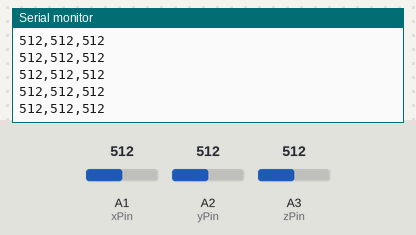
The sketch below on a simulated Arduino Uno, built with avr-gcc and run on an emulated ATmega328P. Shown: the last lines printed to the serial monitor. The test bench sets the inputs (shaded band); at power-on: A1 (xPin) = 512, A2 (yPin) = 512, A3 (zPin) = 512.

Above: at 1.2 s.
1.3 s: A1 (xPin) set to 11
At 1.9 s:
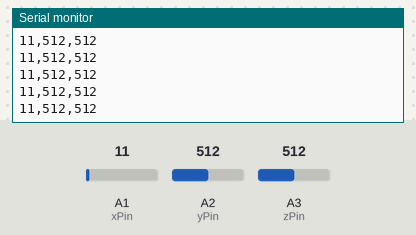
2.8 s: A1 (xPin) set to 8
At 3.9 s:
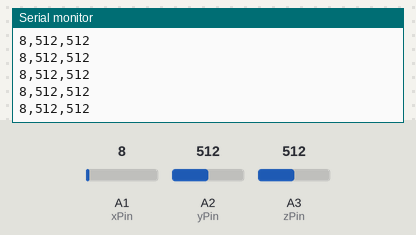
8.8 s: A1 (xPin) set to 984
At 9.7 s:
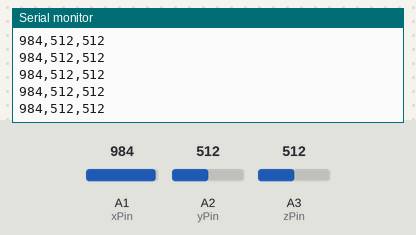
10.3 s: A1 (xPin) set to 1011
At 11.2 s:
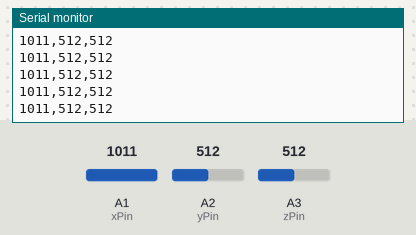
Timing chart, 0 to 13.3 s (numbered marks = the images above; inputs shaded):
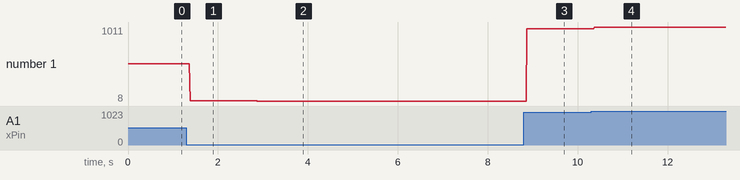

Measured:
- after the input at 1.3 s, the serial monitor: prints a new line after 0.08 s (image 1)
- after the input at 2.8 s, the serial monitor: prints a new line after 0.08 s (image 2)
- after the input at 8.8 s, the serial monitor: prints a new line after 0.07 s (image 3)
- after the input at 10.3 s, the serial monitor: prints a new line after 0.07 s (image 4)
- plotted number 1: 512 → 11 after the input at 1.3 s, 11 → 8 after the input at 2.8 s, 8 → 984 after the input at 8.8 s, 984 → 1011 after the input at 10.3 s

The sketch:

gy-61-to-serial.ino
```cpp
const int VCCPin = A0;
const int xPin   = A1;
const int yPin   = A2;
const int zPin   = A3;
const int GNDPin = A4;

int x = 0;
int y = 0;
int z = 0;

void setup() {

pinMode(A0, OUTPUT);
pinMode(A4, OUTPUT);
digitalWrite(14, HIGH);
digitalWrite(18, LOW);

Serial.begin(9600);
}

void loop() {
x = analogRead(xPin);
y = analogRead(yPin);
z = analogRead(zPin);


String aux=String(x)+","+String(y)+","+String(z);


Serial.println(aux);


}
```
